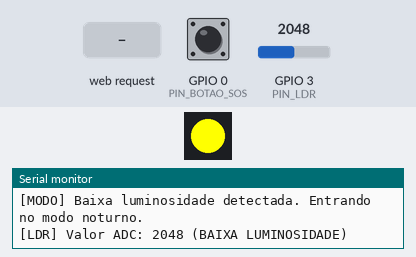
Recording of a sketch running on a simulated ESP32. Parts: 1 RGB LEDs in strip order, left to right, the last lines printed to the serial monitor. The test bench sets the inputs (shaded band); at power-on: GPIO 0 (PIN_BOTAO_SOS) HIGH, GPIO 3 (PIN_LDR) = 2048 (analog values on the 0–4095 scale).

Above: at 2.2 s.
2.3 s: GPIO 0 (PIN_BOTAO_SOS) pulled LOW for 0.15 s
At 2.6 s:
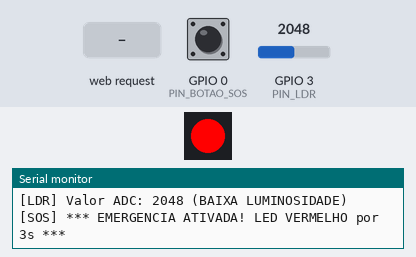
6.5 s: GPIO 3 (PIN_LDR) set to 1947
8.5 s: HTTP request GET / received
10.0 s: GPIO 3 (PIN_LDR) set to 2040
At 12.5 s:
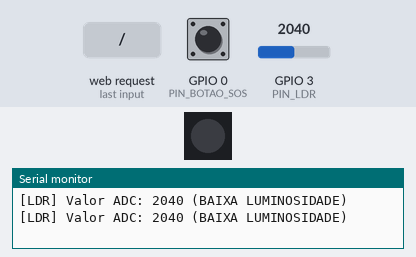
14.0 s: GPIO 3 (PIN_LDR) set to 1960
15.5 s: GPIO 3 (PIN_LDR) set to 2047
At 16.8 s:
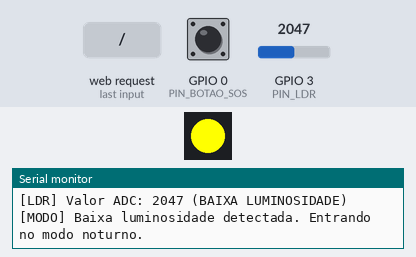
Timing chart, 0 to 20.5 s (numbered marks = the images above; inputs shaded):
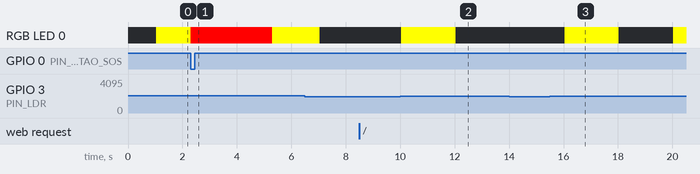

The sketch:

monitoramento.ino
```cpp
#include <WiFi.h>
#include <WebServer.h>
#include <Adafruit_NeoPixel.h>

const char* ssid     = "toner";
const char* password = "toner123";

WebServer server(80);

const int PIN_LDR = 3;
const int PIN_BOTAO_SOS = 0;

// Configuração do NeoPixel
#define RGB_LED_PIN 8
Adafruit_NeoPixel pixels(1, RGB_LED_PIN, NEO_GRB + NEO_KHZ800);

const int LIMIAR_BAIXA_LUZ = 2000;

volatile int leituraLDR = 0;
unsigned long ultimaLeituraMs = 0;
const unsigned long INTERVALO_LDR = 1000;

// Interrupt debounce flag and timer
volatile bool sosAtivado = false;
volatile unsigned long ultimoDebounceMs = 0;
const unsigned long JANELA_DEBOUNCE = 200;

enum EstadoSistema {
  NORMAL,
  NOTURNO,
  EMERGENCIA
};

EstadoSistema estadoAtual = NORMAL;

unsigned long inicioEmergenciaMs = 0;
const unsigned long DURACAO_EMERGENCIA = 3000;

unsigned long ultimoPiscaMs = 0;
const unsigned long INTERVALO_PISCA = 2000;
bool ledAmareloLigado = false;

// SOS Button ISR (Hardware interrupt on FALLING edge)
void IRAM_ATTR isrBotaoSOS() {
  unsigned long agora = millis();
  // Software debounce
  if (agora - ultimoDebounceMs >= JANELA_DEBOUNCE) {
    sosAtivado = true;
    ultimoDebounceMs = agora;
  }
}

void ledApagar() {
  pixels.setPixelColor(0, pixels.Color(0, 0, 0));
  pixels.show();
  ledAmareloLigado = false;
}

void ledVermelho() {
  pixels.setPixelColor(0, pixels.Color(255, 0, 0)); // Vermelho
  pixels.show();
}

void ledAmarelo() {
  pixels.setPixelColor(0, pixels.Color(255, 255, 0)); // Amarelo
  pixels.show();
}

void handleRoot() {
  Serial.println("\n[WEB] Usuário acessou a página principal (/)");

  String html = "<!DOCTYPE html><html><head>";
  html += "<meta charset='UTF-8'>";
  html += "<meta name='viewport' content='width=device-width, initial-scale=1.0'>";
  html += "<title>ESP32 - Monitoramento Inteligente</title>";
  html += "<style>";
  html += "* { box-sizing: border-box; margin: 0; padding: 0; }";
  html += "body { font-family: 'Segoe UI', Arial, sans-serif; background: #1a1a2e; color: #e0e0e0; min-height: 100vh; display: flex; flex-direction: column; align-items: center; padding: 30px 15px; }";
  html += "h1 { color: #00d4ff; font-size: 1.6em; margin-bottom: 25px; text-shadow: 0 0 10px rgba(0,212,255,0.3); }";
  html += ".card { background: #16213e; border-radius: 16px; padding: 25px; margin: 10px 0; width: 90%; max-width: 420px; box-shadow: 0 4px 20px rgba(0,0,0,0.4); border: 1px solid #0f3460; }";
  html += ".card h2 { font-size: 1.1em; color: #a0a0d0; margin-bottom: 15px; }";
  html += ".ldr-value { font-size: 3em; font-weight: bold; color: #00d4ff; text-align: center; }";
  html += ".ldr-bar { width: 100%; height: 12px; background: #0f3460; border-radius: 6px; margin-top: 12px; overflow: hidden; }";
  html += ".ldr-fill { height: 100%; border-radius: 6px; transition: width 0.5s ease, background 0.5s ease; }";
  html += ".status { text-align: center; font-size: 1.3em; padding: 12px; border-radius: 10px; margin-top: 10px; font-weight: bold; }";
  html += ".status.normal { background: #1b4332; color: #52b788; }";
  html += ".status.noturno { background: #433500; color: #ffc300; }";
  html += ".status.emergencia { background: #641220; color: #e5383b; animation: pulse 1s infinite; }";
  html += "@keyframes pulse { 0%,100%{ opacity:1; } 50%{ opacity:0.6; } }";
  html += ".info { font-size: 0.85em; color: #7a7aaa; margin-top: 8px; text-align: center; }";
  html += "</style></head><body>";

  html += "<h1>&#128161; Monitoramento Inteligente</h1>";

  html += "<div class='card'>";
  html += "<h2>&#9728;&#65039; Sensor de Luminosidade (LDR)</h2>";
  html += "<div class='ldr-value' id='ldrVal'>---</div>";
  html += "<div class='ldr-bar'><div class='ldr-fill' id='ldrBar' style='width:0%; background:#00d4ff;'></div></div>";
  html += "<div class='info'>Resolução ADC: 12 bits (0–4095) | Atualização: 1 Hz</div>";
  html += "</div>";

  html += "<div class='card'>";
  html += "<h2>&#128226; Estado do Sistema</h2>";
  html += "<div class='status normal' id='sysStatus'>Carregando...</div>";
  html += "</div>";

  html += "<script>";
  html += "function atualizarDados() {";
  html += "  fetch('/dados').then(r => r.json()).then(d => {";
  html += "    document.getElementById('ldrVal').textContent = d.ldr;";
  html += "    var pct = (d.ldr / 4095 * 100).toFixed(1);";
  html += "    var bar = document.getElementById('ldrBar');";
  html += "    bar.style.width = pct + '%';";
  html += "    if(d.ldr > " + String(LIMIAR_BAIXA_LUZ) + ") { bar.style.background='#ffc300'; }";
  html += "    else { bar.style.background='#00d4ff'; }";
  html += "    var st = document.getElementById('sysStatus');";
  html += "    if(d.estado == 'EMERGENCIA') { st.textContent='\\u26A0\\uFE0F EMERGENCIA SOS'; st.className='status emergencia'; }";
  html += "    else if(d.estado == 'NOTURNO') { st.textContent='\\uD83C\\uDF19 Modo Noturno'; st.className='status noturno'; }";
  html += "    else { st.textContent='\\u2705 Normal'; st.className='status normal'; }";
  html += "  }).catch(e => { console.error(e); });";
  html += "}";
  html += "atualizarDados();";
  html += "setInterval(atualizarDados, 1000);";
  html += "</script>";

  html += "</body></html>";

  server.send(200, "text/html", html);
}

void handleDados() {
  String estado;
  switch (estadoAtual) {
    case EMERGENCIA: estado = "EMERGENCIA"; break;
    case NOTURNO:    estado = "NOTURNO";    break;
    default:         estado = "NORMAL";     break;
  }

  String json = "{";
  json += "\"ldr\":" + String(leituraLDR) + ",";
  json += "\"limiar\":" + String(LIMIAR_BAIXA_LUZ) + ",";
  json += "\"estado\":\"" + estado + "\"";
  json += "}";

  server.send(200, "application/json", json);
}

void setup() {
  Serial.begin(115200);
  delay(1000);
  Serial.println("\n=============================================");
  Serial.println("--- BOOT: SISTEMA DE MONITORAMENTO ESP32 ---");
  Serial.println("=============================================");

  // Inicializa o NeoPixel
  pixels.begin();
  ledApagar(); // Garante que o LED inicie apagado
  Serial.println("[SETUP] LED NeoPixel configurado.");

  analogReadResolution(12);
  Serial.print("[SETUP] LDR configurado no pino ADC ");
  Serial.println(PIN_LDR);

  pinMode(PIN_BOTAO_SOS, INPUT_PULLUP);
  attachInterrupt(digitalPinToInterrupt(PIN_BOTAO_SOS), isrBotaoSOS, FALLING);
  Serial.print("[SETUP] Botão SOS configurado no pino ");
  Serial.print(PIN_BOTAO_SOS);
  Serial.println(" (interrupção FALLING, pull-up interno).");

  Serial.print("[REDE] Criando Hotspot: ");
  Serial.println(ssid);
  WiFi.softAP(ssid, password);

  IPAddress IP = WiFi.softAPIP();
  Serial.print("[REDE] Hotspot Pronto. IP do Dashboard: ");
  Serial.println(IP);

  server.on("/",      HTTP_GET, handleRoot);
  server.on("/dados", HTTP_GET, handleDados);

  server.begin();
  Serial.println("[SISTEMA] Servidor HTTP Online e aguardando conexões...\n");
}

void loop() {
  unsigned long agora = millis();

  // Non-blocking LDR reading
  if (agora - ultimaLeituraMs >= INTERVALO_LDR) {
    ultimaLeituraMs = agora;
    leituraLDR = analogRead(PIN_LDR);

    Serial.print("[LDR] Valor ADC: ");
    Serial.print(leituraLDR);
    if (leituraLDR > LIMIAR_BAIXA_LUZ) {
      Serial.println(" (BAIXA LUMINOSIDADE)");
    } else {
      Serial.println(" (luminosidade normal)");
    }
  }

  // Handle SOS Interrupt flag
  if (sosAtivado) {
    sosAtivado = false;
    estadoAtual = EMERGENCIA;
    inicioEmergenciaMs = agora;
    ledApagar();
    ledVermelho();
    Serial.println("[SOS] *** EMERGENCIA ATIVADA! LED VERMELHO por 3s ***");
  }

  switch (estadoAtual) {
    case EMERGENCIA:
      if (agora - inicioEmergenciaMs >= DURACAO_EMERGENCIA) {
        ledApagar();
        estadoAtual = NORMAL;
        Serial.println("[SOS] Emergência encerrada. Retornando ao modo normal.");
      }
      break;

    case NOTURNO:
      if (leituraLDR <= LIMIAR_BAIXA_LUZ) {
        ledApagar();
        estadoAtual = NORMAL;
        Serial.println("[MODO] Luminosidade normalizada. Saindo do modo noturno.");
      } else {
        if (agora - ultimoPiscaMs >= INTERVALO_PISCA) {
          ultimoPiscaMs = agora;
          if (ledAmareloLigado) {
            ledApagar();
          } else {
            ledAmarelo();
            ledAmareloLigado = true;
          }
        }
      }
      break;

    case NORMAL:
      if (leituraLDR > LIMIAR_BAIXA_LUZ) {
        estadoAtual = NOTURNO;
        ultimoPiscaMs = agora;
        ledAmarelo();
        ledAmareloLigado = true;
        Serial.println("[MODO] Baixa luminosidade detectada. Entrando no modo noturno.");
      }
      break;
  }

  server.handleClient();
}
```

Measured:
- after the input at 10.0 s, RGB LED 0: off → RGB(255, 255, 0) at once, → off 2.0 s later
- after the input at 15.5 s, RGB LED 0: off → RGB(255, 255, 0) after 0.54 s, → off 2.0 s later, → RGB(255, 255, 0) 2.0 s later
